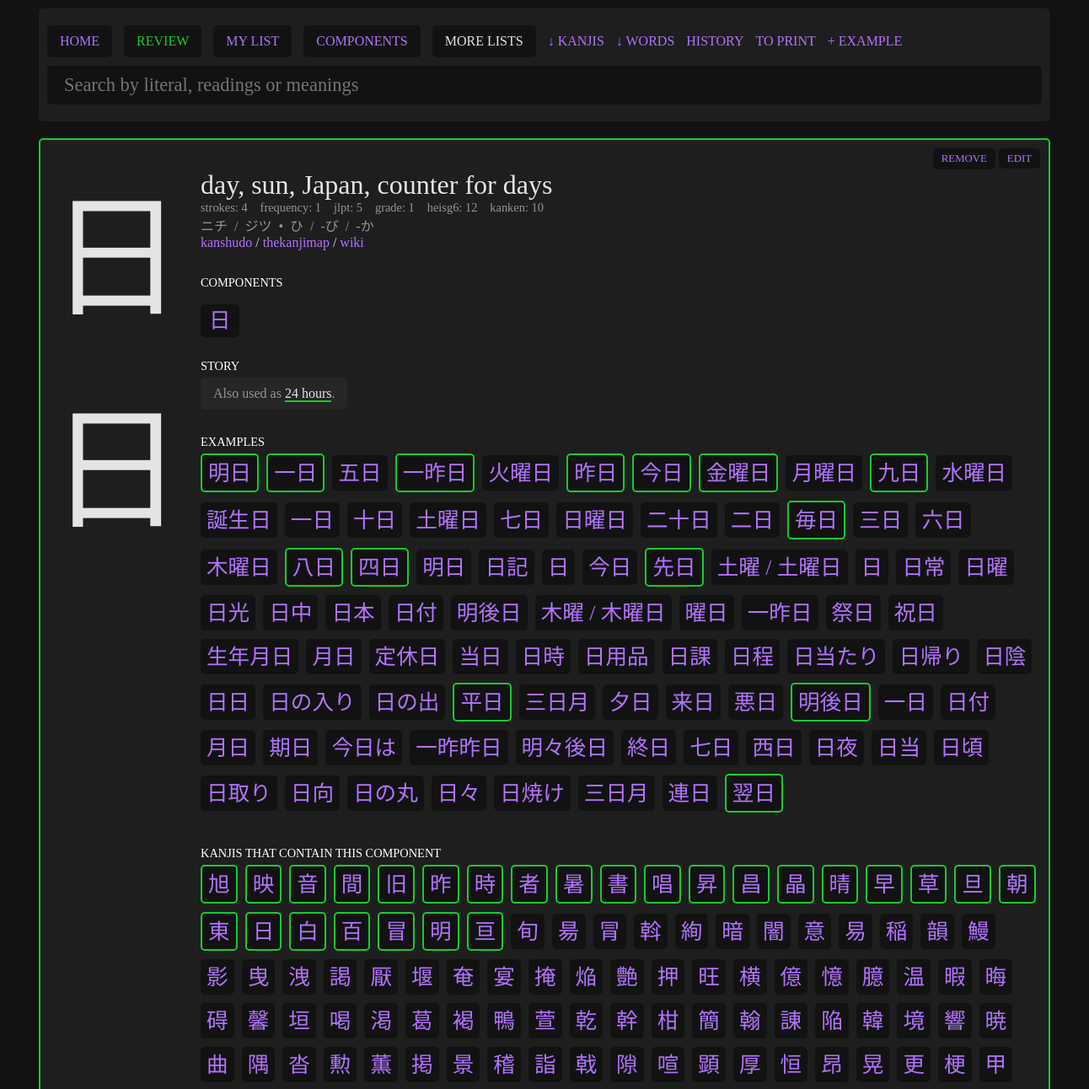
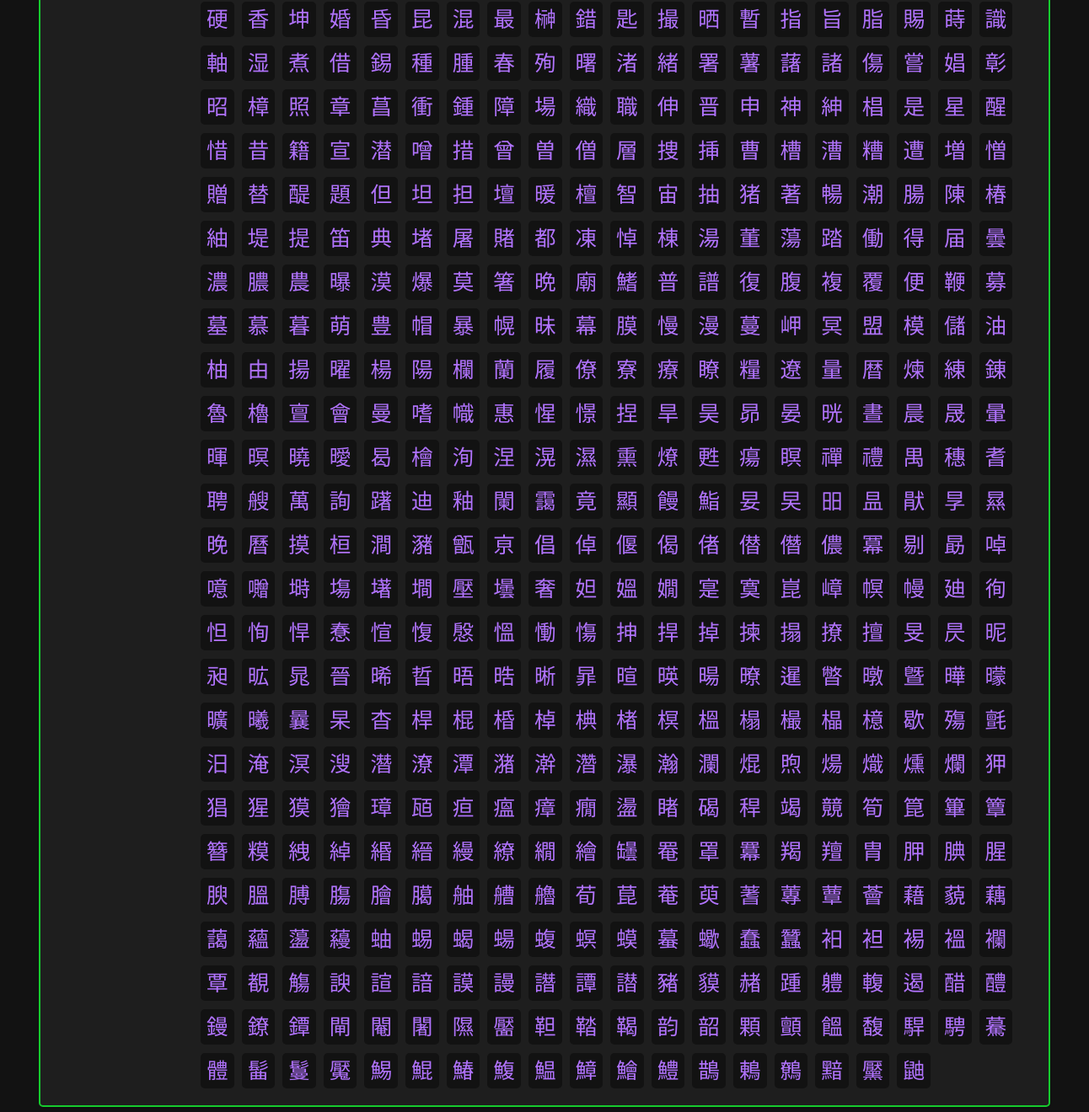
Page /pages/kanji.php?literal=日 on the committed database (2 pictures, top to bottom).
### tables this page shows
CREATE TABLE "kanjis" (
	"literal"	TEXT NOT NULL UNIQUE,
	"meanings"	TEXT NOT NULL,
	"onReadings"	TEXT,
	"kunReadings"	TEXT,
	"strokes"	INTEGER,
	"jlpt"	INTEGER,
	"frequency"	INTEGER,
	"grade"	INTEGER,
	"heisg6"	INTEGER,
	"components"	TEXT,
	"other_forms"	TEXT, "kanken" INTEGER NULL, "story" TEXT NULL, "added" INTEGER NULL, "score" INTEGER NULL, "added_at" datetime, "unfinished" integer, "component_only" integer, "component_group" integer,
	PRIMARY KEY("literal")
);

### pages/kanji.php (the view, shortened to what this page needs)
<?php
require '../parts/helper.php';
$myPDO = new PDO('sqlite:../data/kanjis.db');
if (isset($_GET['literal'])) {
    if (empty($_GET['literal'])) {
        $error = "No selected kanji.";
    } else {
        $sql = "SELECT * FROM kanjis WHERE literal = ?";
        $stmt = $myPDO->prepare($sql);
        $results = $stmt->execute([$_GET['literal']]);
        $entry = $stmt->fetch();
    }
}
?>
<?php require '../parts/header.php'; ?>
<?php if (!empty($error)) : ?>
    <div class="error">
        <?php echo $error; ?>
    </div>
<?php elseif (isset($_GET['literal'])) : ?>
    <?php if (!$entry) : ?>
        <div class="card empty">
            No results.
        </div>
    <?php else : ?>
        <div class="card <?php if ($entry['added'] == 1) echo ' added'; ?><?php if ($entry['unfinished'] == 1) echo ' unfinished'; ?>">
            <div class="left">
                <div class="kanji"><?php echo $entry['literal']; ?></div>
                <div class="big-kanji"><?php echo $entry['literal']; ?></div>
            </div>
            <div class="right">
                <div class="meanings">
                    <?php echo str_replace(";", ", ", $entry['meanings']); ?>
                </div>
                <div class="meta">
                    <div class="item">
                        <span class="ref">strokes</span>
                        <span class="number"><?php echo $entry['strokes']; ?></span>
                    </div>
                    <?php if (!empty($entry['frequency'])) : ?>
                        <div class="item">
                            <span class="ref">frequency</span>
                            <span class="number"><?php echo $entry['frequency']; ?></span>
                        </div>
                    <?php endif; ?>
                    <?php if (!empty($entry['jlpt'])) : ?>
                        <div class="item">
                            <span class="ref">jlpt</span>
                            <span class="number"><?php echo $entry['jlpt']; ?></span>
                        </div>
                    <?php endif; ?>
                    <?php if (!empty($entry['grade'])) : ?>
                        <div class="item">
                            <span class="ref">grade</span>
                            <span class="number">
                                <?php
                                if ($entry['grade'] <= 6) {
                                    echo $entry['grade'];
                                } elseif ($entry['grade'] == 8) {
                                    echo "HighSchool(Jouyou)";
                                } elseif ($entry['grade'] == 9) {
                                    echo "Jinmeiyou(Names)";
                                } else {
                                    echo "Jinmeiyou(Names extra)";
                                }
                                ?>
                            </span>
                        </div>
                    <?php endif; ?>
                    <?php if (!empty($entry['heisg6'])) : ?>
                        <div class="item">
                            <span class="ref">heisg6</span>
                            <span class="number"><?php echo $entry['heisg6']; ?></span>
                        </div>
                        <?php if (!empty($entry['kanken'])) : ?>
                            <div class="item">
                                <span class="ref">kanken</span>
                                <span class="number">
                                    <?php
                                    if ($entry['kanken'] == 1.5) {
                                        echo "pre 1";
                                    } elseif ($entry['kanken'] == 2.5) {
                                        echo "pre 2";
                                    } else {
                                        echo $entry['kanken'];
                                    }
                                    ?>
                                </span>
                            </div>
                        <?php endif; ?>
                    <?php endif; ?>
                </div>
                <?php
                if (!empty($entry['onReadings']) or !empty($entry['kunReadings'])) {
                    echo '<div class="readings">';
                    echo str_replace(";", "&nbsp;&nbsp;/&nbsp;&nbsp;", $entry['onReadings']);
                    if (!empty($entry['kunReadings'])) {
                        echo '&nbsp;&nbsp;•&nbsp;&nbsp;';
                        echo str_replace(";", "&nbsp;&nbsp;/&nbsp;&nbsp;", $entry['kunReadings']);
                    }
                    echo '</div>';
                }
                ?>
                <div class="links">
                    <a href="https://www.kanshudo.com/kanji/<?php echo $entry['literal']; ?>" target="_blank">kanshudo</a> /
                    <a href="https://thekanjimap.com/<?php echo $entry['literal']; ?>" target="_blank">thekanjimap</a> /
                    <a href="https://en.wiktionary.org/wiki/<?php echo $entry['literal']; ?>" target="_blank">wiki</a>
                </div>
                <?php
                if (!empty($entry['components'])) {
                    echo '<div class="title">Components</div>';
                    echo '<div class="components">';
                    $componentsArray = explode(";", $entry['components']);
                    foreach ($componentsArray as $component) {
                        echo '<div class="component"><a href="kanji.php?literal=' . $component . '">' . $component . '</a></div>';
                    }
                    echo '</div>';
                }
                ?>
                <?php if (!empty($entry['story'])) : ?>
                    <div class="title">Story</div>
                    <div class="story">
                        <?php
                        echo parse_story($entry['story']);
                        ?>
                    </div>
                <?php endif; ?>
                <?php
                $sql = "SELECT * FROM examples WHERE kanji != '' AND kanji LIKE ? ORDER BY jlpt DESC";
                $stmt = $myPDO->prepare($sql);
                $stmt->execute(['%' . $entry['literal'] . '%']);
                $examples = $stmt->fetchAll();
                $sql = "SELECT * FROM kanjis WHERE components LIKE ? ORDER BY added DESC";
                $stmt = $myPDO->prepare($sql);
                $stmt->execute(['%' . $entry['literal'] . '%']);
                $contained_in_kanjis = $stmt->fetchAll();
                ?>
                <?php if (!empty($examples)) : ?>
                    <div class="words">
                        <div class="title">Examples</div>
                        <?php foreach ($examples as $example) : ?>
                            <?php if ($example['added'] == 1) : ?>
                                <div class="word added">
                                <?php else : ?>
                                    <div class="word">
                                    <?php endif; ?>
                                    <a href="search.php?query=<?php echo $example['kanji']; ?>" class="example-kanji"><?php echo $example['kanji']; ?></a>
                                    </div>
                                <?php endforeach; ?>
                                </div>
                            <?php endif; ?>
                            <?php if (!empty($contained_in_kanjis)) : ?>
                                <div class="words">
                                    <div class="title">Kanjis that contain this component</div>
                                    <?php foreach ($contained_in_kanjis as $example) : ?>
                                        <?php if ($example['added'] == 1) : ?>
                                            <div class="word added">
                                            <?php else : ?>
                                                <div class="word">
                                                <?php endif; ?>
                                                <a href="kanji.php?literal=<?php echo $example['literal']; ?>" class="example-kanji"><?php echo $example['literal']; ?></a>
                                                </div>
                                            <?php endforeach; ?>
                                            </div>
                                        <?php endif; ?>
                                </div>
                                <div class="action">
                                    <?php if ($entry['added'] == '' || $entry['added'] == 0) : ?>
                                        <form action="../actions/toggle_kanji_study.php" method="POST">
                                            <input type="hidden" name="literal" value="<?php echo $entry['literal']; ?>">
                                            <button type="submit">add</button>
                                        </form>
                                    <?php else : ?>
                                        <form action="../actions/toggle_kanji_study.php" method="POST">
                                            <button type="submit">remove</button>
                                        </form>
                                    <?php endif; ?>
                                    <a id="edit-toggle" href="#edit-area">edit</a>
                                </div>
                    </div>
                <?php endif; ?>
            <?php else : ?>
                <div class="card empty">
                    No kanji selected.
                </div>
            <?php endif; ?>
            <?php require '../parts/footer.php'; ?>

### parts/helper.php (shortened to what this page needs)
<?php
function parse_story($story)
{
    $pattern = '/#(.+?)#/';
    $story = preg_replace($pattern, '<a href="kanji.php?literal=$1">$1</a>', $story);
    $pattern = '/\_(.+?)\_/';
    $story = preg_replace($pattern, '<span>$1</span>', $story);
    $pattern = '/\?(.+?)\?/';
    $story = preg_replace($pattern, '<em>TODO: $1</em>', $story);
    return $story;
}

### data/style.css (style rules this page uses)
body { background:#121212; color:#e4e4e4; font-family: "NotoSansJP"; }
* { box-sizing: border-box; }
.card, .header, .list { position:relative; background:#1e1e1e; display:flex; border-radius: 5px; box-shadow: 1px 2px 1px rgba(0, 0, 0, 0.1); margin-bottom:20px; }
.word.added, .card.added { border:2px solid #16cc2e; }
.card .right { display: flex; flex-direction: column; flex-grow: 2; align-items: flex-start; padding:10px; }
.card .left .kanji { font-family:"NotoSansJP", "BabelStoneHan"; font-size:120pt; padding:10px; }
.card .left .big-kanji { font-family:"KanjiStrokeOrders", "BabelStoneHan"; font-size:120pt; padding:10px; }
.card .right .meta, .card .right .components { display:flex; flex-wrap: wrap; flex-direction: row; justify-items: center; margin-top:10px; }
.card .right .meta { margin:0; }
.card .right .readings { color:#959595; font-family: "NotoSansJP"; }
.card .right .story { padding: 5px 0; color: #959595; background: #262626; padding: 10px 15px; border-radius: 5px; }
.card .right .meta .item { margin:0 15px 0 0px; color:#959595; font-size: 0.9em; }
.card .right .meta .item .ref::after { content:': '; }
.card .right .meanings { font-size: 2em; margin:25px 0 0 0 ; }
.card .right .component a { background-color:#121212; margin:0 10px 5px 0; padding:5px 10px; border-radius: 5px; font-family: "NotoSansJP"; }
.card .right .component { font-size: 1.6em; }
.card .action { position: absolute; top:10px; right:10px; }
.card .action form { display:inline-block; }
a, button { text-decoration: none; color:#b173fd; }
.words .word { border-radius: 5px; background:#121212; margin-bottom:10px; display: inline-block; position:relative; cursor:default; margin-right:5px; }
.title { text-transform: uppercase; color:#FFF; font-size:0.9em; padding:5px 0; margin-top:25px; }
.card .right .components .component a { font-family:"NotoSansJP", "BabelStoneHan"; }
.story span, .component-story span { color:#e4e4e4; border-bottom: 2px solid #16cc2e; }
.word { overflow: visible; }
.word a { display: inline-block; font-size: 1.6em; padding:0px 7px 5px 7px; }

### rows in the picture
kanjis: literal "日", meanings "day, sun, Japan, counter for days", strokes "4", frequency "1", jlpt "5", grade "1", heisg6 "12", kanken "10", onReadings "ニチ / ジツ", kunReadings "ひ / -び / -か", components "日", story "Also used as 24 hours ."

### other values in the picture
$example['kanji'] "明日"
$example['kanji'] "一日"
$example['kanji'] "五日"
$example['kanji'] "一昨日"
$example['kanji'] "火曜日"
$example['kanji'] "昨日"
$example['kanji'] "今日"
$example['kanji'] "金曜日"
$example['kanji'] "月曜日"
$example['kanji'] "九日"
$example['kanji'] "水曜日"
$example['kanji'] "誕生日"
$example['kanji'] "十日"
$example['kanji'] "土曜日"
$example['kanji'] "七日"
